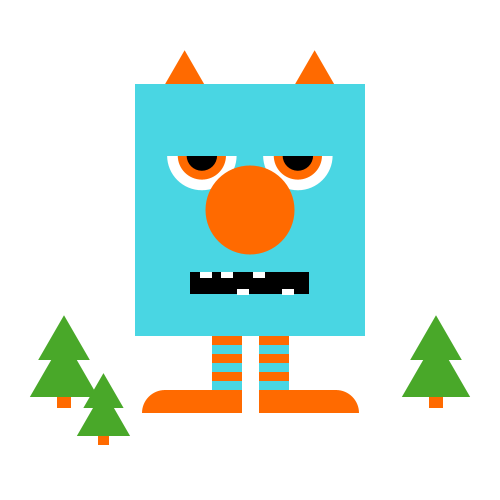
Frame 1 (no input)
Frame 60 (the mouse pressed at the canvas centre just before this capture): identical to frame 1, image omitted
Frame 120 (the mouse held since frame 60 and released just before this capture): identical to frame 1, image omitted

The Processing sketch that drew this single still picture (run headless with seeded random() and noise(); from frame 60 on, the mouse is pressed at the canvas centre):

// Processing sketch: processing_84446
// ── processing_84446.pde

// header
/*
This is my first processing project.
*/

// global variables

// setup
void setup(){
  // the setup function gets executed first thing
  // when the sketch loads and only is executed once
  size(500, 500); //size(width, height); in pixels
  smooth(); //this turns on anti-aliasing, makes things look pretty
}

// draw
void draw(){
  
  // 1. Background
  noStroke();
  background(#FFFFFF);
  
  //2. Horns (Does it round decimal points?)
  fill(#FF6A00);
  triangle(151.265, 108, 184.617, 50.232, 217.969, 108);
  triangle(281.266, 108, 314.617, 50.232, 347.969, 108);
  
  // 3. Head
  fill(#49D6E3);// white
  rect(135, 84, 230, 252);
  
  //4. Eyes
  fill(#FFFFFF);
  ellipse(201.865, 155.503, 69.5, 69.5);
  ellipse(297.865, 155.503, 69.5, 69.5);
  fill(#FF6A00);
  ellipse(201.865, 155.503, 48.25, 48.25);
  ellipse(297.865, 155.503, 48.25, 48.25);
  fill(#000000);
  ellipse(201.865, 155.503, 30.5, 30.5);
  ellipse(297.865, 155.503, 30.5, 30.5);
  fill(#49D6E3);
  rect(153, 118, 193, 38);
  
  //5. Nose
  fill(#FF6A00);
  ellipse(250, 210, 89, 89);
  
  //6. Mouth
  fill(#000000);
  rect(190,272,119,22);
  fill(#FFFFFF);
  rect(200,272,12,6);
  rect(221,272,12,6);
  rect(253,272,12,6);
  rect(237,289,12,6);
  rect(282,289,12,6);
  
  //7. Legs
  fill(#FF6A00);
  rect(212,336,30,9);
  rect(259,336,30,9);
  rect(212,354,30,9);
  rect(259,354,30,9);
  rect(212,372,30,9);
  rect(259,372,30,9);
  rect(165,390,77,23);
  rect(259,390,77,23);
  ellipse(165,413,46,46);
  ellipse(336,413,46,46);
  fill(#49D6E3);
  rect(212,345,30,9);
  rect(259,345,30,9);
  rect(212,363,30,9);
  rect(259,363,30,9);
  rect(212,381,30,9);
  rect(259,381,30,9);
  fill(#FFFFFF);
  rect(134,413,232,40);
 
  //7. Trees
  fill(#FF6A00);
  rect(57,386,14,22);
  rect(429,386,14,22);
  rect(98,428,11,17);
  fill(#49A829);
  triangle(38.164, 360, 64, 315.251, 89.836, 360);
  triangle(29.825, 397, 64 ,337.807, 98.175, 397);
  triangle(410.164, 360, 436, 315.251, 461.836, 360);
  triangle(401.825, 397, 436 ,337.807, 470.175, 397);
  triangle(83.325, 408, 103.463, 373.12, 123.601, 408);
  triangle(76.825, 436, 103.463, 389.861, 130.101, 436);
 
  
  
  
  
}
